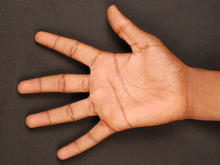
%> input picture Palm/7/a1.bmp, 220 x 165 px, shrunk from 640 x 480 before the run
$ octave --eval "result = fa_edge(rgb2gray(imread('7/a1.bmp')));"   (GNU Octave 9; MATLAB toolbox functions it lacks are replaced by stand-ins)
%> lines starting %> are read from the running program, lines starting %| are printed output that depends on the picture; in (x1, y1, x2, y2) boxes, pixels count from 0 and x2, y2 are one past the last pixel; in counts of white or black regions, pixels touching at a corner belong together; the program's own positions count from 1
function [Iout1,intensity,fitness,time,thresh1]=fa_edge(I,level,method)
tic;
if (nargin<2)   %didn't choose level and method
    level=3;
    method='fa';
end
if (nargin<3)   %didn't choose method
    method='fa';
end

if size(I,3)==1 %grayscale image
    [n_countR,x_valueR] = imhist(I(:,:,1));
%> n_countR = 256 values, max 1194 at index 61, min 0 at index 214, mean 141.8; x_valueR = 256 values from 0 to 255
elseif size(I,3)==3 %RGB image
    [n_countR,x_valueR] = imhist(I(:,:,1));
    [n_countG,x_valueG] = imhist(I(:,:,2));
    [n_countB,x_valueB] = imhist(I(:,:,3));
end

Nt=size(I,1)*size(I,2);
%> Nt = 36300
Lmax=256;   %256 different maximum levels are considered in an image (i.e., 0 to 255)

for i=1:Lmax
    if size(I,3)==1 %grayscale image
        probR(i)=n_countR(i)/Nt;
    elseif size(I,3)==3 %RGB image
        probR(i)=n_countR(i)/Nt;
        probG(i)=n_countG(i)/Nt;
        probB(i)=n_countB(i)/Nt;
    end
end
%> after the loop, probR = 256 values, max 0.0329 at index 61, min 0 at index 214, mean 0.00391

if strcmpi(method,'fa') %fa method

    N = 150; %predefined fa population for multi-segmentation

    N_PAR = level-1;  %number of thresholds (number of levels-1)

    N_GER = 15; %number of iterations of the fa algorithm

    PHI1 = 0.8;  %individual weight of particles
    PHI2 = 0.8;  %social weight of particles
    W = 1.2;   %inertial factor

    vmin=-5;
    vmax=5;

    if size(I,3)==1 %grayscale image
        vR=zeros(N,N_PAR);  %velocities of particles
        X_MAXR = Lmax*ones(1,N_PAR);
        X_MINR = ones(1,N_PAR);
        gBestR = zeros(1,N_PAR);
        gbestvalueR = -10000;
        gauxR = ones(N,1);
        xBestR=zeros(N,N_PAR);
        fitBestR=zeros(N,1);
        fitR = zeros(N,1);
        xR = zeros(N,N_PAR);
        for i = 1: N
            for j = 1: N_PAR
                xR(i,j) = fix(rand(1,1) * ( X_MAXR(j)-X_MINR(j) ) + X_MINR(j));
            end
        end
        for si=1:length(xR)
           xR(si,:)=sort(xR(si,:));
        end
    elseif size(I,3)==3 %RGB image
        vR=zeros(N,N_PAR);  %velocities of particles
        vG=zeros(N,N_PAR);
        vB=zeros(N,N_PAR);
        X_MAXR = Lmax*ones(1,N_PAR);
        X_MINR = ones(1,N_PAR);
        X_MAXG = Lmax*ones(1,N_PAR);
        X_MING = ones(1,N_PAR);
        X_MAXB = Lmax*ones(1,N_PAR);
        X_MINB = ones(1,N_PAR);
        gBestR = zeros(1,N_PAR);
        gbestvalueR = -10000;
        gauxR = ones(N,1);
        xBestR=zeros(N,N_PAR);
        fitBestR=zeros(N,1);
        fitR = zeros(N,1);
        gBestG = zeros(1,N_PAR);
        gbestvalueG = -10000;
        gauxG = ones(N,1);
        xBestG=zeros(N,N_PAR);
        fitBestG=zeros(N,1);
        fitG = zeros(N,1);
        gBestB = zeros(1,N_PAR);
        gbestvalueB = -10000;
        gauxB = ones(N,1);
        xBestB=zeros(N,N_PAR);
        fitBestB=zeros(N,1);
        fitB = zeros(N,1);
        xR = zeros(N,N_PAR);
        for i = 1: N
            for j = 1: N_PAR
                xR(i,j) = fix(rand(1,1) * ( X_MAXR(j)-X_MINR(j) ) + X_MINR(j));
            end
        end
        xG = zeros(N,N_PAR);
        for i = 1: N
            for j = 1: N_PAR
                xG(i,j) = fix(rand(1,1) * ( X_MAXG(j)-X_MING(j) ) + X_MING(j));
            end
        end
        xB = zeros(N,N_PAR);
        for i = 1: N
            for j = 1: N_PAR
                xB(i,j) = fix(rand(1,1) * ( X_MAXB(j)-X_MINB(j) ) + X_MINB(j));
            end
        end
        for si=1:length(xR)
           xR(si,:)=sort(xR(si,:));
        end
        for si=1:length(xG)
           xG(si,:)=sort(xG(si,:));
        end
        for si=1:length(xB)
           xB(si,:)=sort(xB(si,:));
        end
    end

    nger=1;

    for j=1:N
        if size(I,3)==1 %grayscale image
            fitR(j)=sum(probR(1:xR(j,1)))*(sum((1:xR(j,1)).*probR(1:xR(j,1))/sum(probR(1:xR(j,1)))) - sum((1:Lmax).*probR(1:Lmax)) )^2;
            for jlevel=2:level-1
                fitR(j)=fitR(j)+sum(probR(xR(j,jlevel-1)+1:xR(j,jlevel)))*(sum((xR(j,jlevel-1)+1:xR(j,jlevel)).*probR(xR(j,jlevel-1)+1:xR(j,jlevel))/sum(probR(xR(j,jlevel-1)+1:xR(j,jlevel))))- sum((1:Lmax).*probR(1:Lmax)))^2;
            end
            fitR(j)=fitR(j)+sum(probR(xR(j,level-1)+1:Lmax))*(sum((xR(j,level-1)+1:Lmax).*probR(xR(j,level-1)+1:Lmax)/sum(probR(xR(j,level-1)+1:Lmax)))- sum((1:Lmax).*probR(1:Lmax)))^2;
            fitBestR(j)=fitR(j);
        elseif size(I,3)==3 %RGB image
            fitR(j)=sum(probR(1:xR(j,1)))*(sum((1:xR(j,1)).*probR(1:xR(j,1))/sum(probR(1:xR(j,1)))) - sum((1:Lmax).*probR(1:Lmax)) )^2;
            for jlevel=2:level-1
                fitR(j)=fitR(j)+sum(probR(xR(j,jlevel-1)+1:xR(j,jlevel)))*(sum((xR(j,jlevel-1)+1:xR(j,jlevel)).*probR(xR(j,jlevel-1)+1:xR(j,jlevel))/sum(probR(xR(j,jlevel-1)+1:xR(j,jlevel))))- sum((1:Lmax).*probR(1:Lmax)))^2;
            end
            fitR(j)=fitR(j)+sum(probR(xR(j,level-1)+1:Lmax))*(sum((xR(j,level-1)+1:Lmax).*probR(xR(j,level-1)+1:Lmax)/sum(probR(xR(j,level-1)+1:Lmax)))- sum((1:Lmax).*probR(1:Lmax)))^2;
            fitBestR(j)=fitR(j);
            fitG(j)=sum(probG(1:xG(j,1)))*(sum((1:xG(j,1)).*probG(1:xG(j,1))/sum(probG(1:xG(j,1)))) - sum((1:Lmax).*probG(1:Lmax)) )^2;
            for jlevel=2:level-1
                fitG(j)=fitG(j)+sum(probG(xG(j,jlevel-1)+1:xG(j,jlevel)))*(sum((xG(j,jlevel-1)+1:xG(j,jlevel)).*probG(xG(j,jlevel-1)+1:xG(j,jlevel))/sum(probG(xG(j,jlevel-1)+1:xG(j,jlevel))))- sum((1:Lmax).*probG(1:Lmax)))^2;
            end
            fitG(j)=fitG(j)+sum(probG(xG(j,level-1)+1:Lmax))*(sum((xG(j,level-1)+1:Lmax).*probG(xG(j,level-1)+1:Lmax)/sum(probG(xG(j,level-1)+1:Lmax)))- sum((1:Lmax).*probG(1:Lmax)))^2;
            fitBestG(j)=fitG(j);
            fitB(j)=sum(probB(1:xB(j,1)))*(sum((1:xB(j,1)).*probB(1:xB(j,1))/sum(probB(1:xB(j,1)))) - sum((1:Lmax).*probB(1:Lmax)) )^2;
            for jlevel=2:level-1
                fitB(j)=fitB(j)+sum(probB(xB(j,jlevel-1)+1:xB(j,jlevel)))*(sum((xB(j,jlevel-1)+1:xB(j,jlevel)).*probB(xB(j,jlevel-1)+1:xB(j,jlevel))/sum(probB(xB(j,jlevel-1)+1:xB(j,jlevel))))- sum((1:Lmax).*probB(1:Lmax)))^2;
            end
            fitB(j)=fitB(j)+sum(probB(xB(j,level-1)+1:Lmax))*(sum((xB(j,level-1)+1:Lmax).*probB(xB(j,level-1)+1:Lmax)/sum(probB(xB(j,level-1)+1:Lmax)))- sum((1:Lmax).*probB(1:Lmax)))^2;
            fitBestB(j)=fitB(j);
        end
    end

    if size(I,3)==1 %grayscale image
        [aR,bR]=max(fitR);
%> aR = 3156.3; bR = 96
        gBestR=xR(bR,:);
%> gBestR = [97 163]
        gbestvalueR = fitR(bR);
%> gbestvalueR = 3156.3
        xBestR = xR;
    elseif size(I,3)==3 %RGB image
        [aR,bR]=max(fitR);
        gBestR=xR(bR,:);
        gbestvalueR = fitR(bR);
        [aG,bG]=max(fitG);
        gBestG=xG(bG,:);
        gbestvalueG = fitG(bG);
        [aB,bB]=max(fitB);
        gBestB=xR(bB,:);
        gbestvalueB = fitB(bB);
        xBestR = xR;
        xBestG = xG;
        xBestB = xB;
    end

    while(nger<=N_GER)
        i=1;

        randnum1 = rand ([N, N_PAR]);
        randnum2 = rand ([N, N_PAR]);

        if size(I,3)==1 %grayscale image
            vR = fix(W.*vR + randnum1.*(PHI1.*(xBestR-xR)) + randnum2.*(PHI2.*(gauxR*gBestR-xR)));
            vR = ( (vR <= vmin).*vmin ) + ( (vR > vmin).*vR );
            vR = ( (vR >= vmax).*vmax ) + ( (vR < vmax).*vR );
            xR = xR+vR;
        elseif size(I,3)==3 %RGB image
            vR = fix(W.*vR + randnum1.*(PHI1.*(xBestR-xR)) + randnum2.*(PHI2.*(gauxR*gBestR-xR)));
            vR = ( (vR <= vmin).*vmin ) + ( (vR > vmin).*vR );
            vR = ( (vR >= vmax).*vmax ) + ( (vR < vmax).*vR );
            xR = xR+vR;
            vG = fix(W.*vG + randnum1.*(PHI1.*(xBestG-xG)) + randnum2.*(PHI2.*(gauxG*gBestG-xG)));
            vG = ( (vG <= vmin).*vmin ) + ( (vG > vmin).*vG );
            vG = ( (vG >= vmax).*vmax ) + ( (vG < vmax).*vG );
            xG = xG+vG;
            vB = fix(W.*vB + randnum1.*(PHI1.*(xBestB-xB)) + randnum2.*(PHI2.*(gauxB*gBestB-xB)));
            vB = ( (vB <= vmin).*vmin ) + ( (vB > vmin).*vB );
            vB = ( (vB >= vmax).*vmax ) + ( (vB < vmax).*vB );
            xB = xB+vB;
        end

        if size(I,3)==1 %grayscale image
            xR = ( (xR <= X_MINR(1)).*X_MINR(1) ) + ( (xR > X_MINR(1)).*xR );
            xR = ( (xR >= X_MAXR(1)).*X_MAXR(1) ) + ( (xR < X_MAXR(1)).*xR );
        elseif size(I,3)==3 %RGB image
            xR = ( (xR <= X_MINR(1)).*X_MINR(1) ) + ( (xR > X_MINR(1)).*xR );
            xR = ( (xR >= X_MAXR(1)).*X_MAXR(1) ) + ( (xR < X_MAXR(1)).*xR );
            xG = ( (xG <= X_MING(1)).*X_MING(1) ) + ( (xG > X_MING(1)).*xG );
            xG = ( (xG >= X_MAXG(1)).*X_MAXG(1) ) + ( (xG < X_MAXG(1)).*xG );
            xB = ( (xB <= X_MINB(1)).*X_MINB(1) ) + ( (xB > X_MINB(1)).*xB );
            xB = ( (xB >= X_MAXB(1)).*X_MAXB(1) ) + ( (xB < X_MAXB(1)).*xB );
        end


        for j = 1:N
            for k = 1:N_PAR
                if size(I,3)==1 %grayscale image
                    if (k==1)&&(k~=N_PAR)
                        if xR(j,k) < X_MINR(k)
                            xR(j,k) = X_MINR(k);
                        elseif xR(j,k) > xR(j,k+1)
                            xR(j,k) = xR(j,k+1);
                        end
                    end
                    if ((k>1)&&(k<N_PAR))
                        if xR(j,k) < xR(j,k-1)
                            xR(j,k) = xR(j,k-1);
                        elseif xR(j,k) > xR(j,k+1)
                            xR(j,k) = xR(j,k+1);
                        end
                    end
                    if (k==N_PAR)&&(k~=1)
                        if xR(j,k) < xR(j,k-1)
                            xR(j,k) = xR(j,k-1);
                        elseif xR(j,k) > X_MAXR(k)
                            xR(j,k) = X_MAXR(k);
                        end
                    end
                    if (k==1)&&(k==N_PAR)
                        if xR(j,k) < X_MINR(k)
                            xR(j,k) = X_MINR(k);
                        elseif xR(j,k) > X_MAXR(k)
                            xR(j,k) = X_MAXR(k);
                        end
                    end
                elseif size(I,3)==3 %RGB image
                    if (k==1)&&(k~=N_PAR)
                        if xR(j,k) < X_MINR(k)
                            xR(j,k) = X_MINR(k);
                        elseif xR(j,k) > xR(j,k+1)
                            xR(j,k) = xR(j,k+1);
                        end
                    end
                    if ((k>1)&&(k<N_PAR))
                        if xR(j,k) < xR(j,k-1)
                            xR(j,k) = xR(j,k-1);
                        elseif xR(j,k) > xR(j,k+1)
                            xR(j,k) = xR(j,k+1);
                        end
                    end
                    if (k==N_PAR)&&(k~=1)
                        if xR(j,k) < xR(j,k-1)
                            xR(j,k) = xR(j,k-1);
                        elseif xR(j,k) > X_MAXR(k)
                            xR(j,k) = X_MAXR(k);
                        end
                    end
                    if (k==1)&&(k==N_PAR)
                        if xR(j,k) < X_MINR(k)
                            xR(j,k) = X_MINR(k);
                        elseif xR(j,k) > X_MAXR(k)
                            xR(j,k) = X_MAXR(k);
                        end
                    end
                    if (k==1)&&(k~=N_PAR)
                        if xG(j,k) < X_MING(k)
                            xG(j,k) = X_MING(k);
                        elseif xG(j,k) > xG(j,k+1)
                            xG(j,k) = xG(j,k+1);
                            %                         disp ('passou o max');
                        end
                    end
                    if ((k>1)&&(k<N_PAR))
                        if xG(j,k) < xG(j,k-1)
                            xG(j,k) = xG(j,k-1);
                            %                         disp ('passou o min');
                        elseif xG(j,k) > xG(j,k+1)
                            xG(j,k) = xG(j,k+1);
                            %                         disp ('passou o max');
                        end
                    end
                    if (k==N_PAR)&&(k~=1)
                        if xG(j,k) < xG(j,k-1)
                            xG(j,k) = xG(j,k-1);
                            %                         disp ('passou o min');
                        elseif xG(j,k) > X_MAXG(k)
                            xG(j,k) = X_MAXG(k);
                            %                         disp ('passou o max');
                        end
                    end
                    if (k==1)&&(k==N_PAR)
                        if xG(j,k) < X_MING(k)
                            xG(j,k) = X_MING(k);
                        elseif xG(j,k) > X_MAXG(k)
                            xG(j,k) = X_MAXG(k);
                        end
                    end
                    if (k==1)&&(k~=N_PAR)
                        if xB(j,k) < X_MINB(k)
                            xB(j,k) = X_MINB(k);
                            %                         disp ('passou o min');
                        elseif xB(j,k) > xB(j,k+1)
                            xB(j,k) = xB(j,k+1);
                            %                         disp ('passou o max');
                        end
                    end
                    if ((k>1)&&(k<N_PAR))
                        if xB(j,k) < xB(j,k-1)
                            xB(j,k) = xB(j,k-1);
                            %                         disp ('passou o min');
                        elseif xB(j,k) > xB(j,k+1)
                            xB(j,k) = xB(j,k+1);
                            %                         disp ('passou o max');
                        end
                    end
                    if (k==N_PAR)&&(k~=1)
                        if xB(j,k) < xB(j,k-1)
                            xB(j,k) = xB(j,k-1);
                            %                         disp ('passou o min');
                        elseif xB(j,k) > X_MAXB(k)
                            xB(j,k) = X_MAXB(k);
                            %                         disp ('passou o max');
                        end
                    end
                    if (k==1)&&(k==N_PAR)
                        if xB(j,k) < X_MINB(k)
                            xB(j,k) = X_MINB(k);
                        elseif xB(j,k) > X_MAXB(k)
                            xB(j,k) = X_MAXB(k);
                        end
                    end
                end
            end
        end

        while(i<=N)
            if(i==N)
                for j=1:N
                    if size(I,3)==1 %grayscale image
                        fitR(j)=sum(probR(1:xR(j,1)))*(sum((1:xR(j,1)).*probR(1:xR(j,1))/sum(probR(1:xR(j,1)))) - sum((1:Lmax).*probR(1:Lmax)) )^2;
                        for jlevel=2:level-1
                            fitR(j)=fitR(j)+sum(probR(xR(j,jlevel-1)+1:xR(j,jlevel)))*(sum((xR(j,jlevel-1)+1:xR(j,jlevel)).*probR(xR(j,jlevel-1)+1:xR(j,jlevel))/sum(probR(xR(j,jlevel-1)+1:xR(j,jlevel))))- sum((1:Lmax).*probR(1:Lmax)))^2;
                        end
                        fitR(j)=fitR(j)+sum(probR(xR(j,level-1)+1:Lmax))*(sum((xR(j,level-1)+1:Lmax).*probR(xR(j,level-1)+1:Lmax)/sum(probR(xR(j,level-1)+1:Lmax)))- sum((1:Lmax).*probR(1:Lmax)))^2;
                        if fitR(j) > fitBestR(j)
                            fitBestR(j) = fitR(j);
                            xBestR(j,:) = xR(j,:);
                        end
                    elseif size(I,3)==3 %RGB image
                        fitR(j)=sum(probR(1:xR(j,1)))*(sum((1:xR(j,1)).*probR(1:xR(j,1))/sum(probR(1:xR(j,1)))) - sum((1:Lmax).*probR(1:Lmax)) )^2;
                        for jlevel=2:level-1

                            fitR(j)=fitR(j)+sum(probR(xR(j,jlevel-1)+1:xR(j,jlevel)))*(sum((xR(j,jlevel-1)+1:xR(j,jlevel)).*probR(xR(j,jlevel-1)+1:xR(j,jlevel))/sum(probR(xR(j,jlevel-1)+1:xR(j,jlevel))))- sum((1:Lmax).*probR(1:Lmax)))^2;
                        end
                        fitR(j)=fitR(j)+sum(probR(xR(j,level-1)+1:Lmax))*(sum((xR(j,level-1)+1:Lmax).*probR(xR(j,level-1)+1:Lmax)/sum(probR(xR(j,level-1)+1:Lmax)))- sum((1:Lmax).*probR(1:Lmax)))^2;
                        fitG(j)=sum(probG(1:xG(j,1)))*(sum((1:xG(j,1)).*probG(1:xG(j,1))/sum(probG(1:xG(j,1)))) - sum((1:Lmax).*probG(1:Lmax)) )^2;
                        for jlevel=2:level-1
                            fitG(j)=fitG(j)+sum(probG(xG(j,jlevel-1)+1:xG(j,jlevel)))*(sum((xG(j,jlevel-1)+1:xG(j,jlevel)).*probG(xG(j,jlevel-1)+1:xG(j,jlevel))/sum(probG(xG(j,jlevel-1)+1:xG(j,jlevel))))- sum((1:Lmax).*probG(1:Lmax)))^2;
                        end
                        fitG(j)=fitG(j)+sum(probG(xG(j,level-1)+1:Lmax))*(sum((xG(j,level-1)+1:Lmax).*probG(xG(j,level-1)+1:Lmax)/sum(probG(xG(j,level-1)+1:Lmax)))- sum((1:Lmax).*probG(1:Lmax)))^2;
                        fitB(j)=sum(probB(1:xB(j,1)))*(sum((1:xB(j,1)).*probB(1:xB(j,1))/sum(probB(1:xB(j,1)))) - sum((1:Lmax).*probB(1:Lmax)) )^2;
                        for jlevel=2:level-1

                            fitB(j)=fitB(j)+sum(probB(xB(j,jlevel-1)+1:xB(j,jlevel)))*(sum((xB(j,jlevel-1)+1:xB(j,jlevel)).*probB(xB(j,jlevel-1)+1:xB(j,jlevel))/sum(probB(xB(j,jlevel-1)+1:xB(j,jlevel))))- sum((1:Lmax).*probB(1:Lmax)))^2;
                        end
                        fitB(j)=fitB(j)+sum(probB(xB(j,level-1)+1:Lmax))*(sum((xB(j,level-1)+1:Lmax).*probB(xB(j,level-1)+1:Lmax)/sum(probB(xB(j,level-1)+1:Lmax)))- sum((1:Lmax).*probB(1:Lmax)))^2;
                        if fitR(j) > fitBestR(j)
                            fitBestR(j) = fitR(j);
                            xBestR(j,:) = xR(j,:);
                        end
                        if fitG(j) > fitBestG(j)
                            fitBestG(j) = fitG(j);
                            xBestG(j,:) = xG(j,:);
                        end
                        if fitB(j) > fitBestB(j)
                            fitBestB(j) = fitB(j);
                            xBestB(j,:) = xB(j,:);
                        end
                    end
                end

                if size(I,3)==1 %grayscale image
                    [aR,bR] = max (fitR);
                    if (fitR(bR) > gbestvalueR)
                        gBestR=xR(bR,:)-1;
                        gbestvalueR = fitR(bR);
                    end
                elseif size(I,3)==3 %RGB image
                    [aR,bR] = max (fitR);
                    [aG,bG] = max (fitG);
                    [aB,bB] = max (fitB);
                    if (fitR(bR) > gbestvalueR)
                        gBestR=xR(bR,:)-1;
                        gbestvalueR = fitR(bR);
                    end
                    if (fitG(bG) > gbestvalueG)
                        gBestG=xG(bG,:)-1;
                        gbestvalueG = fitG(bG);
                    end
                    if (fitB(bB) > gbestvalueB)
                        gBestB=xB(bB,:)-1;
                        gbestvalueB = fitB(bB);
                    end
                end
                nger=nger+1;
            end
            i=i+1;
        end
    end
%> after the loop, aR = 3156.4; bR = 102; gBestR = [97 161]; gbestvalueR = 3156.4; nger = 16; vR = 150 rows, first 12: [5 -5; 2 -5; -2 5; 4 5; 0 -5; -2 5; 0 -5; 4 -5; -5 0; -5 -5; -3 4; 2 -5]
%     gbestvalueR
Iout1=edge(I);
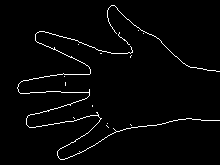
%> Iout1: size 165x220 logical; 2.4% white in thin lines or dots, all inside (x1, y1, x2, y2) = (17, 5, 220, 160)
end


if size(I,3)==1 %grayscale image
    gBestR=sort(gBestR);
    Iout=imageGRAY(I,gBestR);
elseif size(I,3)==3 %RGB image
    gBestR=sort(gBestR);
    gBestG=sort(gBestG);
    gBestB=sort(gBestB);
    Iout=imageRGB(I,gBestR,gBestG,gBestB);
end

if nargout>1
    if size(I,3)==1 %grayscale image
        gBestR=sort(gBestR);
        intensity=gBestR;     %return optimal intensity
        if nargout>2
            fitness=gbestvalueR;    %return fitness value
            if nargout>3
                time=toc;   %return CPU time
            end
        end
    elseif size(I,3)==3 %RGB image
        gBestR=sort(gBestR);
        gBestG=sort(gBestG);
        gBestB=sort(gBestB);
        intensity=[gBestR; gBestG; gBestB];
        if nargout>2
            fitness=[gbestvalueR; gbestvalueG; gbestvalueB];    %return fitness value
            if nargout>3
                time=toc;   %return CPU time
            end
        end
    end
end


% [28 lines left out: function imageRGB, not called in this run]


function imgOut=imageGRAY(img,Rvec)
%> called with Rvec = [97 161]
% imgOut=img;
limites=[0 Rvec 255];
%> limites = [0 97 161 255]
tamanho=size(img);
%> tamanho = [165 220]
imgOut(:,:)=img*0;
%> imgOut: size 165x220 uint8; every value is 0
% cores=[ 0   0   0;
%         255 0   0;
%         0   255 0;
%         0   0   255;
%         255 255 0;
%         0   255 255;
%         255 0   255;
%         255 255 255];

cores=colormap(lines)*255;
k=1;
    for i= 1:tamanho(1,1)
        for j=1:tamanho(1,2)
            while(k<size(limites,2))
                if(img(i,j)>=limites(1,k) && img(i,j)<=limites(1,k+1))
                    imgOut(i,j,1)=limites(1,k);
%                     imgOut(i,j,2)=cores(k,2);
%                     imgOut(i,j,3)=cores(k,3);
                end
                k=k+1;
            end
            k=1;
        end
    end
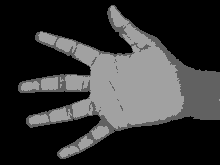
%> imgOut: size 165x220 uint8; min 0, max 161, mean 51.3


% [80 lines left out: function insertrows, not called in this run]

$ run again, on Palm/7/b1.bmp
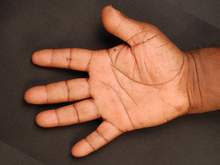
%> input picture Palm/7/b1.bmp, 220 x 165 px, shrunk from 640 x 480 before the run
%> n_countR = 256 values, max 1104 at index 57, min 0 at index 1, mean 141.8; x_valueR = 256 values from 0 to 255
%> after the loop in fa_edge, `for i=1:Lmax`: probR = 256 values, max 0.0304 at index 57, min 0 at index 1, mean 0.00391
%> in fa_edge, `[aR,bR]=max(fitR);`: aR = 3153.6; bR = 35
%> in fa_edge, `gBestR=xR(bR,:);`: gBestR = [75 147]
%> in fa_edge, `gbestvalueR = fitR(bR);`: gbestvalueR = 3153.6
%> after the loop in fa_edge, `while(nger<=N_GER)`: aR = 3158.2; bR = 150; gBestR = [85 149]; gbestvalueR = 3158.2; nger = 16; vR = 150 rows, first 12: [5 -5; -4 4; 0 -5; 3 5; -3 0; 0 5; 0 0; 5 5; -5 -1; -5 -5; -5 -5; 2 -5]
%> in fa_edge, `Iout1=edge(I);`:
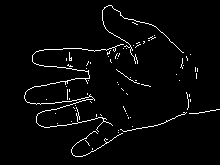
%> Iout1: size 165x220 logical; 3.1% white in thin lines or dots, all inside (x1, y1, x2, y2) = (24, 5, 220, 157)
%> limites = [0 85 149 255]
%> after the loop in imageGRAY, `for i= 1:tamanho(1,1)`:
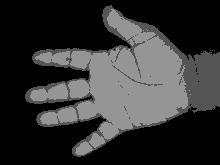
%> imgOut: size 165x220 uint8; min 0, max 149, mean 51.7
